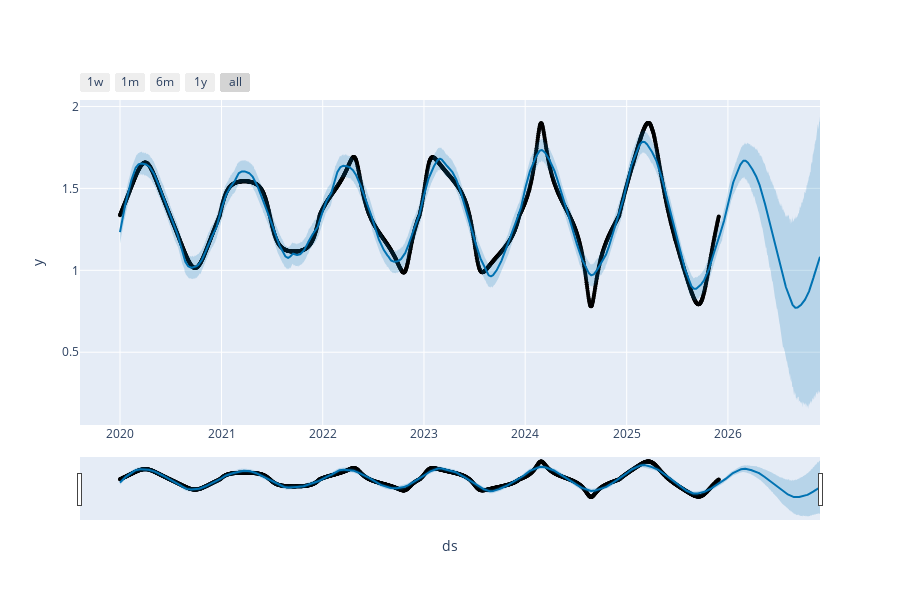

The notebook cell saved with this chart:
### Code cell
# plotting an interactive forecast and components
plot_plotly(m, y_forecast)

### Figure 1 — Plotly figure (JSON) as saved in the notebook; plotly's stock layout.template omitted (floating-point values rounded to 4 significant figures; data arrays with more than 128 entries replaced by an {"elided": "..."} marker saying what was removed)
{"data": [{"marker": {"color": "black", "size": 4}, "mode": "markers", "name": "Actual", "type": "scatter", "x": {"elided": "2160 str values"}, "y": {"elided": "2160 float values"}}, {"hoverinfo": "skip", "line": {"width": 0}, "mode": "lines", "type": "scatter", "x": {"elided": "2525 str values"}, "y": {"elided": "2525 float values"}}, {"fill": "tonexty", "fillcolor": "rgba(0, 114, 178, 0.2)", "line": {"color": "#0072B2", "width": 2}, "mode": "lines", "name": "Predicted", "type": "scatter", "x": {"elided": "2525 str values"}, "y": {"elided": "2525 float values"}}, {"fill": "tonexty", "fillcolor": "rgba(0, 114, 178, 0.2)", "hoverinfo": "skip", "line": {"width": 0}, "mode": "lines", "type": "scatter", "x": {"elided": "2525 str values"}, "y": {"elided": "2525 float values"}}], "layout": {"height": 600, "showlegend": false, "width": 900, "xaxis": {"rangeselector": {"buttons": [{"count": 7, "label": "1w", "step": "day", "stepmode": "backward"}, {"count": 1, "label": "1m", "step": "month", "stepmode": "backward"}, {"count": 6, "label": "6m", "step": "month", "stepmode": "backward"}, {"count": 1, "label": "1y", "step": "year", "stepmode": "backward"}, {"step": "all"}]}, "rangeslider": {"visible": true}, "title": {"text": "ds"}, "type": "date"}, "yaxis": {"title": {"text": "y"}}}}
